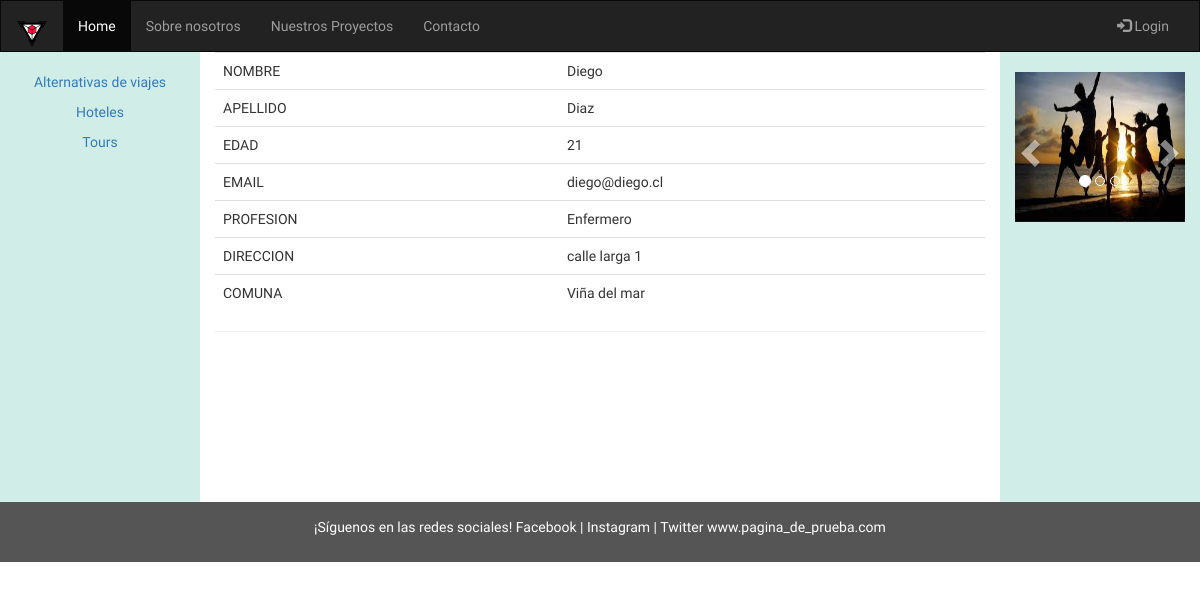
/ingresar-datos/7/, run on the app's committed database.
### app1/models.py (models this page shows, shortened)
class PerfilDeUsuario(models.Model):
    user = models.OneToOneField(User, on_delete=models.CASCADE)
    edad = models.IntegerField()
    profesion = models.CharField(max_length=100)
    direccion = models.CharField(max_length=100)
    comuna = models.CharField(max_length=100)

### app1/views.py (the view)
# urls.py: path('ingresar-datos/<int:user_id>/', ingresar_datos_view, name='ingresar-datos'),
def ingresar_datos_view(request, user_id):
        usuario = PerfilDeUsuario.objects.get(user_id=user_id)
        context = {'usuario' : usuario}
        return render(request, 'perfil_usuario.html', context)

### app1/templates/perfil_usuario.html
{% extends 'base.html' %}
{% block contenido %}
<table class="table">
<tbody>
<tr>
    <td>NOMBRE</td>
    <td>{{usuario.user.first_name}}</td>
</tr>
<tr>
    <td>APELLIDO</td>
    <td>{{usuario.user.last_name}}</td>
</tr>
<tr>
    <td>EDAD</td>
    <td>{{usuario.edad}}</td>
</tr>
<tr>
    <td>EMAIL</td>
    <td>{{usuario.user.email}}</td>
</tr>
<tr>
    <td>PROFESION</td>
    <td>{{usuario.profesion}}</td>
</tr>
<tr>
    <td>DIRECCION</td>
    <td>{{usuario.direccion}}</td>
</tr>
<tr>
    <td>COMUNA</td>
    <td>{{usuario.comuna}}</td>
</tr>
</tbody>
</table>
{% endblock %}

### app1/static/estilo.css (style rules this page uses)
* { font-family: 'Geologica', sans-serif; }

### data on the page
PerfilDeUsuario: user.first_name "Diego", user.last_name "Diaz", edad "21", user.email "diego@diego.cl", profesion "Enfermero", direccion "calle larga 1", comuna "Viña del mar"
